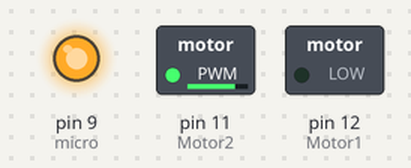
Simulated run of this sketch. Board: Arduino Uno, built with avr-gcc and run on an emulated ATmega328P. Shown: switched loads named in the sketch (green lamp = pin HIGH), output pins drawn as LEDs (lit = HIGH).

Above: at 0.1 s.
Timing chart, 0 to 1.6 s (numbered marks = the images above):
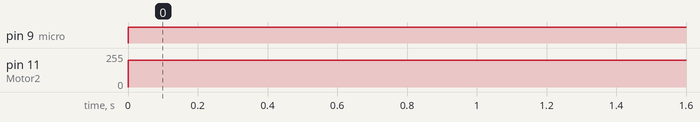

The sketch:

lab2.ino
```cpp
#include <Servo.h>

#define Motor1 12
#define Motor2 11
#define micro 9


void setup() {
  // put your setup code here, to run once:

pinMode(Motor1, OUTPUT); //to control the direction of the motor pinMode(Motor2, OUTPUT);
pinMode(Motor2, OUTPUT);

}

void loop() {
  // put your main code here, to run repeatedly:
digitalWrite(Motor1, LOW);
analogWrite(Motor2, 200);
analogWrite (micro, 255);
delay(1000);

}
```

Measured:
- by itself, pin 9 (micro): LOW → HIGH at 0.00 s
- by itself, pin 11 (Motor2): 0/255 → 200/255 at 0.00 s
